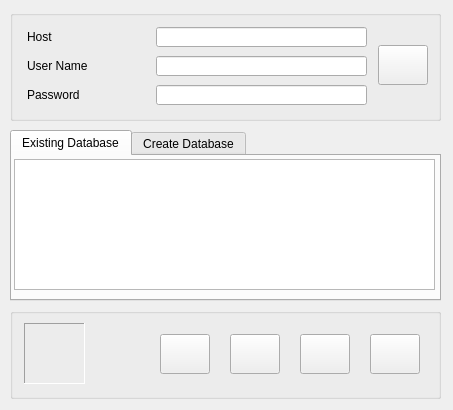
<?xml version="1.0" encoding="UTF-8"?>
<ui version="4.0">
 <class>frmSysInfo</class>
 <widget class="QMainWindow" name="frmSysInfo">
  <property name="geometry">
   <rect>
    <x>0</x>
    <y>0</y>
    <width>453</width>
    <height>410</height>
   </rect>
  </property>
  <property name="sizePolicy">
   <sizepolicy hsizetype="Fixed" vsizetype="Fixed">
    <horstretch>0</horstretch>
    <verstretch>0</verstretch>
   </sizepolicy>
  </property>
  <property name="maximumSize">
   <size>
    <width>453</width>
    <height>410</height>
   </size>
  </property>
  <property name="windowTitle">
   <string>System Information</string>
  </property>
  <property name="windowIcon">
   <iconset resource="../Resources/FormIcons/resources.qrc">
    <normaloff>:/plugins/ElectricSystems/Resources/FormIcons/formprocess.png</normaloff>:/plugins/ElectricSystems/Resources/FormIcons/formprocess.png</iconset>
  </property>
  <widget class="QWidget" name="centralwidget">
   <widget class="QTabWidget" name="tabWidget">
    <property name="geometry">
     <rect>
      <x>10</x>
      <y>130</y>
      <width>431</width>
      <height>171</height>
     </rect>
    </property>
    <property name="currentIndex">
     <number>0</number>
    </property>
    <property name="iconSize">
     <size>
      <width>24</width>
      <height>24</height>
     </size>
    </property>
    <widget class="QWidget" name="tab_2">
     <attribute name="icon">
      <iconset resource="../Resources/FormIcons/resources.qrc">
       <normaloff>:/plugins/ElectricSystems/Resources/FormIcons/formaccept.png</normaloff>:/plugins/ElectricSystems/Resources/FormIcons/formaccept.png</iconset>
     </attribute>
     <attribute name="title">
      <string>Existing Database</string>
     </attribute>
     <widget class="QTableView" name="dataSysInfo">
      <property name="geometry">
       <rect>
        <x>2</x>
        <y>3</y>
        <width>421</width>
        <height>131</height>
       </rect>
      </property>
      <property name="maximumSize">
       <size>
        <width>421</width>
        <height>150</height>
       </size>
      </property>
      <property name="frameShape">
       <enum>QFrame::StyledPanel</enum>
      </property>
      <property name="frameShadow">
       <enum>QFrame::Plain</enum>
      </property>
     </widget>
    </widget>
    <widget class="QWidget" name="tab">
     <attribute name="icon">
      <iconset resource="../Resources/FormIcons/resources.qrc">
       <normaloff>:/plugins/ElectricSystems/Resources/FormIcons/add.png</normaloff>:/plugins/ElectricSystems/Resources/FormIcons/add.png</iconset>
     </attribute>
     <attribute name="title">
      <string>Create Database</string>
     </attribute>
     <widget class="QLineEdit" name="txtDatabase">
      <property name="geometry">
       <rect>
        <x>170</x>
        <y>39</y>
        <width>221</width>
        <height>20</height>
       </rect>
      </property>
      <property name="toolTip">
       <string>Enter Database Name</string>
      </property>
     </widget>
     <widget class="QLabel" name="label_4">
      <property name="geometry">
       <rect>
        <x>17</x>
        <y>42</y>
        <width>141</width>
        <height>16</height>
       </rect>
      </property>
      <property name="text">
       <string>Database Name</string>
      </property>
     </widget>
     <widget class="QLabel" name="label_3">
      <property name="geometry">
       <rect>
        <x>17</x>
        <y>71</y>
        <width>151</width>
        <height>16</height>
       </rect>
      </property>
      <property name="text">
       <string>System Phase Configuration</string>
      </property>
     </widget>
     <widget class="QComboBox" name="cmbSysPhase">
      <property name="geometry">
       <rect>
        <x>170</x>
        <y>69</y>
        <width>221</width>
        <height>22</height>
       </rect>
      </property>
      <property name="toolTip">
       <string>Select System Phase Configuration</string>
      </property>
      <property name="autoFillBackground">
       <bool>false</bool>
      </property>
      <property name="styleSheet">
       <string notr="true"/>
      </property>
      <item>
       <property name="text">
        <string>RYB</string>
       </property>
      </item>
      <item>
       <property name="text">
        <string>ABC</string>
       </property>
      </item>
     </widget>
    </widget>
   </widget>
   <widget class="QGroupBox" name="groupBox">
    <property name="geometry">
     <rect>
      <x>10</x>
      <y>10</y>
      <width>431</width>
      <height>111</height>
     </rect>
    </property>
    <property name="title">
     <string/>
    </property>
    <widget class="QLabel" name="label">
     <property name="geometry">
      <rect>
       <x>17</x>
       <y>48</y>
       <width>131</width>
       <height>16</height>
      </rect>
     </property>
     <property name="text">
      <string>User Name</string>
     </property>
    </widget>
    <widget class="QLabel" name="label_2">
     <property name="geometry">
      <rect>
       <x>17</x>
       <y>77</y>
       <width>141</width>
       <height>16</height>
      </rect>
     </property>
     <property name="text">
      <string>Password</string>
     </property>
    </widget>
    <widget class="QLineEdit" name="txtUserName">
     <property name="geometry">
      <rect>
       <x>146</x>
       <y>46</y>
       <width>211</width>
       <height>20</height>
      </rect>
     </property>
     <property name="toolTip">
      <string>Enter User Name</string>
     </property>
    </widget>
    <widget class="QLineEdit" name="txtPassword">
     <property name="geometry">
      <rect>
       <x>146</x>
       <y>75</y>
       <width>211</width>
       <height>20</height>
      </rect>
     </property>
     <property name="toolTip">
      <string>Enter Password</string>
     </property>
     <property name="echoMode">
      <enum>QLineEdit::Password</enum>
     </property>
    </widget>
    <widget class="QLabel" name="label_5">
     <property name="geometry">
      <rect>
       <x>17</x>
       <y>19</y>
       <width>131</width>
       <height>16</height>
      </rect>
     </property>
     <property name="text">
      <string>Host</string>
     </property>
    </widget>
    <widget class="QLineEdit" name="txtHost">
     <property name="geometry">
      <rect>
       <x>146</x>
       <y>17</y>
       <width>211</width>
       <height>20</height>
      </rect>
     </property>
     <property name="toolTip">
      <string>Enter Host Name</string>
     </property>
    </widget>
    <widget class="QPushButton" name="cmdGetDatabase">
     <property name="geometry">
      <rect>
       <x>368</x>
       <y>35</y>
       <width>50</width>
       <height>40</height>
      </rect>
     </property>
     <property name="toolTip">
      <string>Get Database</string>
     </property>
     <property name="text">
      <string/>
     </property>
     <property name="icon">
      <iconset resource="../Resources/FormIcons/resources.qrc">
       <normaloff>:/plugins/ElectricSystems/Resources/FormIcons/getdatabase.png</normaloff>:/plugins/ElectricSystems/Resources/FormIcons/getdatabase.png</iconset>
     </property>
     <property name="iconSize">
      <size>
       <width>32</width>
       <height>32</height>
      </size>
     </property>
     <property name="default">
      <bool>false</bool>
     </property>
     <property name="flat">
      <bool>false</bool>
     </property>
    </widget>
   </widget>
   <widget class="QGroupBox" name="groupBox_6">
    <property name="geometry">
     <rect>
      <x>10</x>
      <y>308</y>
      <width>431</width>
      <height>91</height>
     </rect>
    </property>
    <property name="title">
     <string/>
    </property>
    <widget class="QFrame" name="frame">
     <property name="geometry">
      <rect>
       <x>14</x>
       <y>15</y>
       <width>61</width>
       <height>61</height>
      </rect>
     </property>
     <property name="styleSheet">
      <string notr="true">image: url(:/plugins/ElectricSystems/Resources/FormIcons/basicnreca.png);</string>
     </property>
     <property name="frameShape">
      <enum>QFrame::Panel</enum>
     </property>
     <property name="frameShadow">
      <enum>QFrame::Sunken</enum>
     </property>
    </widget>
    <widget class="QPushButton" name="cmdUseDatabase">
     <property name="geometry">
      <rect>
       <x>150</x>
       <y>26</y>
       <width>50</width>
       <height>40</height>
      </rect>
     </property>
     <property name="toolTip">
      <string>Use Database</string>
     </property>
     <property name="text">
      <string/>
     </property>
     <property name="icon">
      <iconset resource="../Resources/FormIcons/resources.qrc">
       <normaloff>:/plugins/ElectricSystems/Resources/FormIcons/usedatabase.png</normaloff>:/plugins/ElectricSystems/Resources/FormIcons/usedatabase.png</iconset>
     </property>
     <property name="iconSize">
      <size>
       <width>32</width>
       <height>32</height>
      </size>
     </property>
     <property name="default">
      <bool>false</bool>
     </property>
     <property name="flat">
      <bool>false</bool>
     </property>
    </widget>
    <widget class="QPushButton" name="cmdCreateDatabase">
     <property name="geometry">
      <rect>
       <x>220</x>
       <y>26</y>
       <width>50</width>
       <height>40</height>
      </rect>
     </property>
     <property name="toolTip">
      <string>Create Database</string>
     </property>
     <property name="text">
      <string/>
     </property>
     <property name="icon">
      <iconset resource="../Resources/FormIcons/resources.qrc">
       <normaloff>:/plugins/ElectricSystems/Resources/FormIcons/createdatabase.png</normaloff>:/plugins/ElectricSystems/Resources/FormIcons/createdatabase.png</iconset>
     </property>
     <property name="iconSize">
      <size>
       <width>32</width>
       <height>32</height>
      </size>
     </property>
     <property name="default">
      <bool>false</bool>
     </property>
     <property name="flat">
      <bool>false</bool>
     </property>
    </widget>
    <widget class="QPushButton" name="cmdHelp">
     <property name="geometry">
      <rect>
       <x>290</x>
       <y>26</y>
       <width>50</width>
       <height>40</height>
      </rect>
     </property>
     <property name="toolTip">
      <string>Help</string>
     </property>
     <property name="text">
      <string/>
     </property>
     <property name="icon">
      <iconset resource="../Resources/FormIcons/resources.qrc">
       <normaloff>:/plugins/ElectricSystems/Resources/FormIcons/basichelp.png</normaloff>:/plugins/ElectricSystems/Resources/FormIcons/basichelp.png</iconset>
     </property>
     <property name="iconSize">
      <size>
       <width>32</width>
       <height>32</height>
      </size>
     </property>
     <property name="default">
      <bool>false</bool>
     </property>
     <property name="flat">
      <bool>false</bool>
     </property>
    </widget>
    <widget class="QPushButton" name="cmdClose">
     <property name="geometry">
      <rect>
       <x>360</x>
       <y>26</y>
       <width>50</width>
       <height>40</height>
      </rect>
     </property>
     <property name="toolTip">
      <string>Close</string>
     </property>
     <property name="text">
      <string/>
     </property>
     <property name="icon">
      <iconset resource="../Resources/FormIcons/resources.qrc">
       <normaloff>:/plugins/ElectricSystems/Resources/FormIcons/basicexit.png</normaloff>:/plugins/ElectricSystems/Resources/FormIcons/basicexit.png</iconset>
     </property>
     <property name="iconSize">
      <size>
       <width>32</width>
       <height>32</height>
      </size>
     </property>
     <property name="default">
      <bool>false</bool>
     </property>
     <property name="flat">
      <bool>false</bool>
     </property>
    </widget>
   </widget>
  </widget>
 </widget>
 <resources>
  <include location="../Resources/FormIcons/resources.qrc"/>
 </resources>
 <connections/>
</ui>
